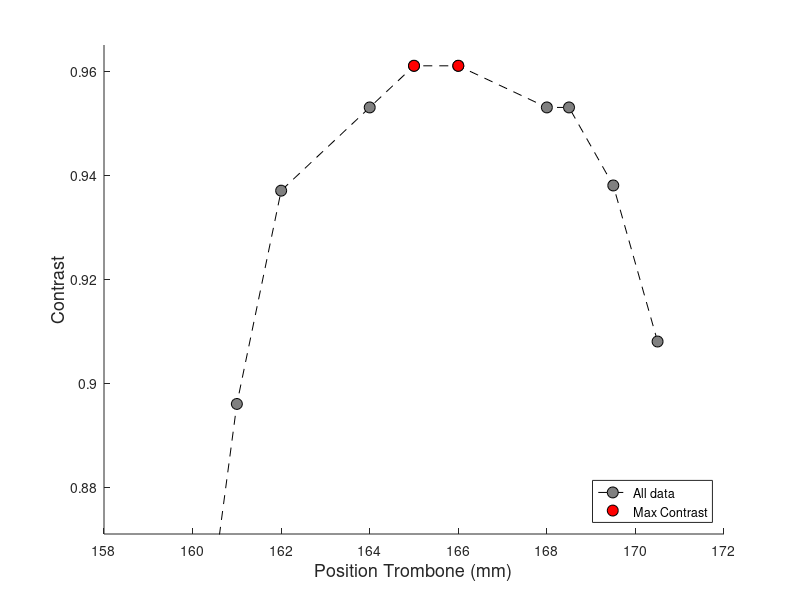

Write MATLAB code to recreate this figure. (Note: this script raises an error after producing the figure.)
% ContrastOverTrombonePositionData
%
% This is the measurement of contrast over the Tromobone position by
% controlling it by its own software. 

% History:
%    03/25/22  dhb, smo     - Measured the data and plotted the graph.
%    07/19/22  dhb, smo     - Added data using different lense diopters.
%    07/29/22  smo, rsh     - Added data using different lenese within the
%                             range of -6 to +2.

%% Measurement data.
%
% Position is in mm unit in the Trombone controlling software, and the
% contrast was measured based on the real-time camera image.
%
% Note that we are planning to calibrate for the lens diopeters from -6.0
% to +2.0 for SACC project.
whichData = 18;

switch whichData
    case 0
        lensDiopters = 0;
        positionTrombone = [2.799 2.299 1.772 1.522 1.272 1.022 0.772 0.522 0.272 0.022 -0.530 -1.449 -2.193 -2.665 ];
        contrast         = [0.931 0.946 0.954 0.954 0.954 0.954 0.955 0.954 0.954 0.954  0.954  0.954  0.947  0.939 ];
    % Following data no. 1 to 6 were collected using different lens
    % diopeters on the date of 07/19/22.
    case 1
        lensDiopters = -3;
        positionTrombone = [-15.17 -14.64 -14.06 -13.54 -12.99 -12.52 -12.05 -11.52 -11.01 -10.54 -9.99 -9.48];
        contrast         = [ 0.888  0.871  0.901  0.929  0.938  0.947  0.948  0.948  0.948  0.949 0.931 0.923];
    case 2
        lensDiopters = -4.5;
        positionTrombone = [-19.66 -19.54 -19.04 -18.04 -17.50];
        contrast         = [ 0.946  0.937  0.947  0.935  0.923];
    case 3
        lensDiopters = +2.0;
        positionTrombone = [-0.47  0.54  1.00  1.50  2.06  2.50  3.04];
        contrast         = [0.920 0.947 0.947 0.963 0.946 0.947 0.939];
    case 4
        lensDiopters = -6.0;
        positionTrombone = [-17.89 -16.80];
        contrast         = [ 0.815  0.718];
    case 5
        lensDiopters = -5.5;
        positionTrombone = [-19.79 -18.82];
        contrast         = [ 0.917  0.824];
    case 6
        lensDiopters = -5.0;
        positionTrombone = [-19.53 -18.55];
        contrast         = [ 0.930  0.911];
        
        %% From here, da4ta was collected on the day of 07/29/22.
    case 11
        lensDiopters = -6.0;
        positionTrombone = [115 114 112.5 111 110 109 107.5 105];
        contrast         = [0.92 0.947 0.947 0.959 0.96 0.946 0.931 0.914];
    case 12
        lensDiopters = -5.0;
        positionTrombone = [124 121.5 120.5 120 119 117.5 115.5 114.5 112.5];
        contrast         = [0.92 0.96 0.96 0.959 0.959 0.958 0.958 0.928 0.898];
    case 13
        lensDiopters = -4.0;
        positionTrombone = [130.5 129.5 127.5 126 125 122.5 121];
        contrast         = [0.909 0.927 0.938 0.939 0.938 0.924 0.883];
    case 14
        lensDiopters = -3.0;
        positionTrombone = [138.5 137 136 135 134 132.5 131 129 128];
        contrast         = [0.91 0.94 0.941 0.949 0.95 0.95 0.9 0.901 0.856];
    case 15
        lensDiopters = -2.0;
        positionTrombone = [146 145 144 143 141 140 139 138 135.5];
        contrast         = [0.88 0.931 0.94 0.95 0.951 0.959 0.949 0.939 0.855];
    case 16
        lensDiopters = -1.0;
        positionTrombone = [152.5 151.5 150.5 149.5 148.5 147 145.5 144 143];
        contrast         = [0.893 0.929 0.946 0.946 0.947 0.955 0.955 0.946 0.927];
    case 17
        lensDiopters = +1.0;
        positionTrombone = [165 164 162.5 161.5 160.5 160 159 157.5 156 155];
        contrast         = [0.901 0.942 0.95 0.959 0.959 0.959 0.958 0.95 0.941 0.872];
    case 18
        lensDiopters = +2.0;
        positionTrombone = [170.5 169.5 168.5 168 166 165 164 162 161 159.5];
        contrast         = [0.908 0.938 0.953 0.953 0.961 0.961 0.953 0.937 0.896 0.8];
    otherwise
end
        
contrastMax = max(contrast);
positionContrastMax = positionTrombone(find(contrast(:) == contrastMax));

%% Plot it.
figure; clf; hold on;
plot(positionTrombone, contrast, 'ko--', 'MarkerFaceColor', [0.5 0.5 0.5], 'MarkerEdgeColor', zeros(1,3), 'MarkerSize', 8);
plot(positionContrastMax, contrastMax, 'o', 'MarkerFaceColor', [1 0 0], 'MarkerEdgeColor', zeros(1,3), 'MarkerSize', 8);
xlabel('Position Trombone (mm)','FontSize',13);
ylabel('Contrast','FontSize',13);
ylim([0.871 0.965]);
legend('All data','Max Contrast','location','southeast');
title(append('Lens diopters: ',num2str(lensDiopters),' / Max contrast = ',num2str(contrastMax)));
